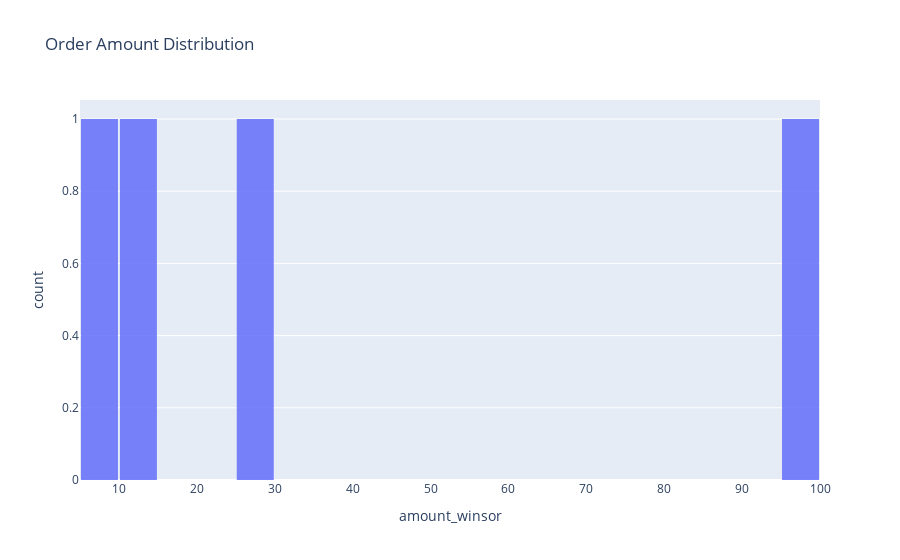

The cell this chart's notebook holds for it:
### Code cell
# Plotly Express Chart
fig3 = histogram_chart(df, x="amount_winsor", nbins=30, title="Order Amount Distribution")
fig3.show()

# Export
save_fig(fig3, FIG_DIR / "amount_hist_winsor.png")

### Figure 1 — Plotly figure (JSON) as saved in the notebook; plotly's stock layout.template omitted (floating-point values rounded to 4 significant figures)
{"data": [{"bingroup": "x", "hovertemplate": "amount_winsor=%{x}<br>count=%{y}<extra></extra>", "legendgroup": "", "marker": {"color": "#636efa", "opacity": 0.85, "pattern": {"shape": ""}}, "name": "", "nbinsx": 30, "orientation": "v", "showlegend": false, "type": "histogram", "x": [12.5, 8.135, NaN, 25.0, 97.75], "xaxis": "x", "yaxis": "y"}], "layout": {"bargap": 0.05, "barmode": "relative", "legend": {"tracegroupgap": 0}, "title": {"text": "Order Amount Distribution"}, "xaxis": {"anchor": "y", "domain": [0, 1], "title": {"text": "amount_winsor"}}, "yaxis": {"anchor": "x", "domain": [0, 1], "title": {"text": "count"}}}}
